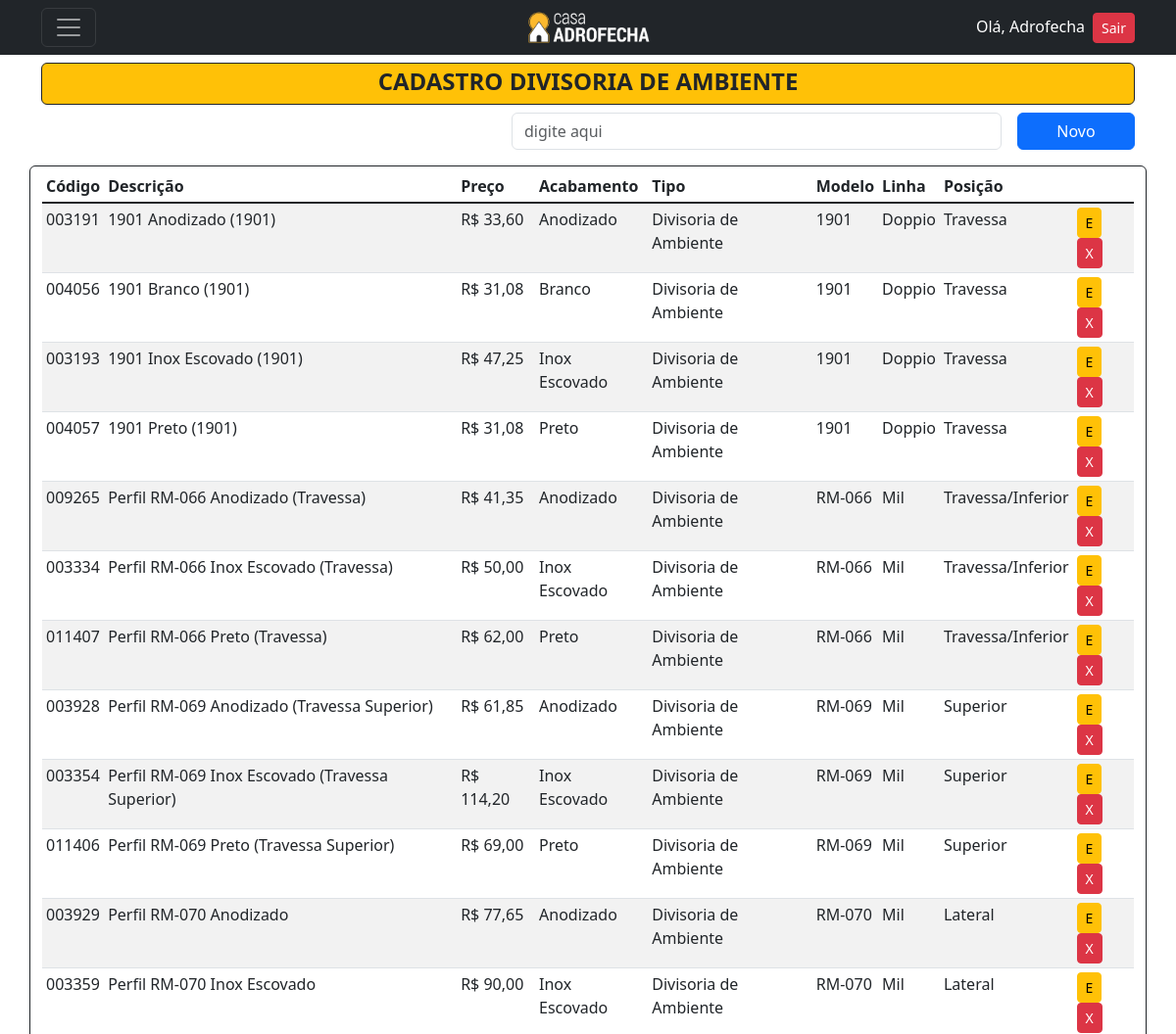
Page /listar/divisoriaambiente/ (signed in, upper part) on the earlier database version.
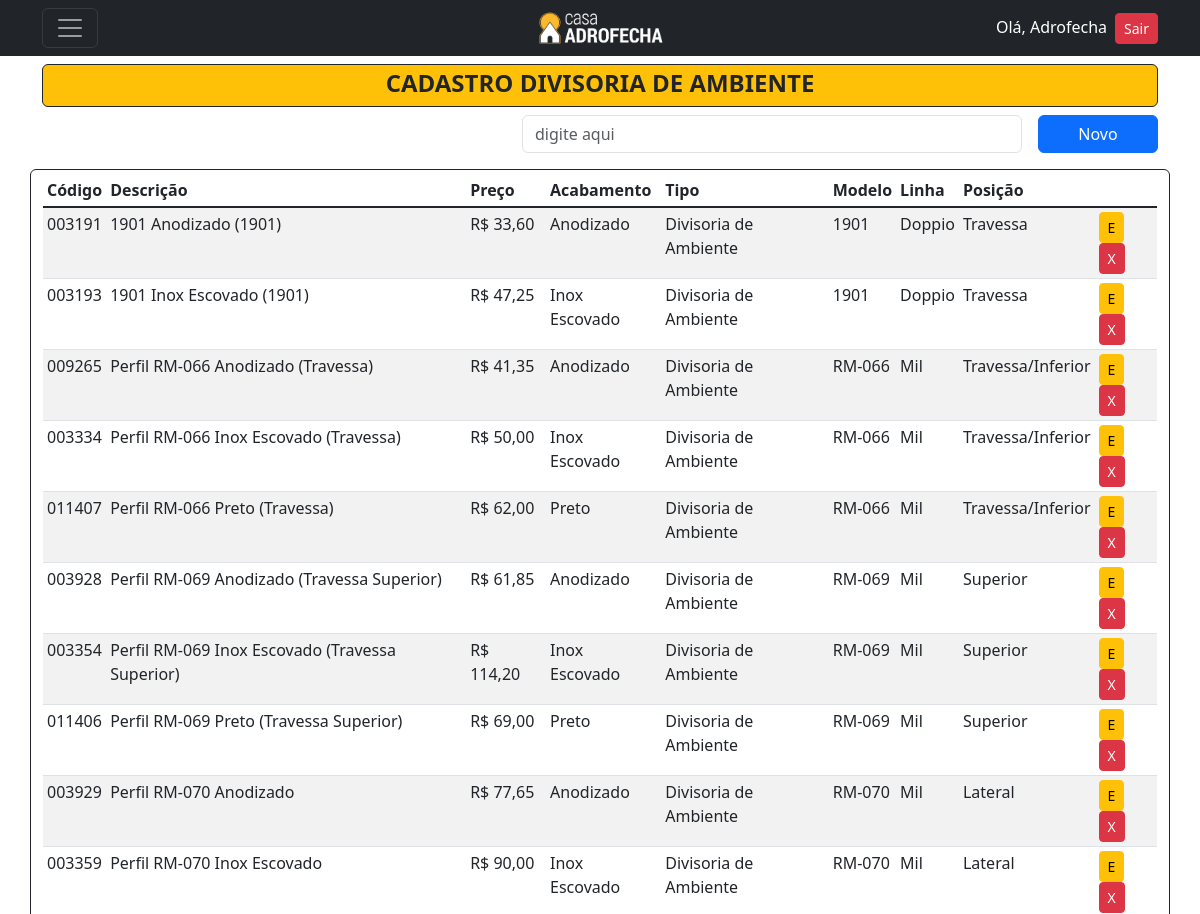
Same page on the later database version.
### cadastros/models.py (models this page shows, shortened)
class DivisoriaAmbiente(models.Model):
    codigo = models.CharField(max_length=6, verbose_name="Código", unique=True)
    descricao = models.CharField(max_length=150, verbose_name="Descrição")
    preco = models.DecimalField(decimal_places=2, max_digits=5, verbose_name="Preço")
    acabamento = models.ForeignKey(Acabamento, on_delete=models.PROTECT)
    tipo = models.ForeignKey(Tipo, on_delete=models.PROTECT)
    modelo = models.ForeignKey(ModeloDivisoriaAmbiente, on_delete=models.PROTECT)
    linha = models.CharField(choices=LINHA, max_length=50)
    posicao = models.CharField(choices=POSICAODIVISORIA, max_length=50)
    class Meta:
        verbose_name = 'Perfil Divisoria Ambiente'
        verbose_name_plural = 'Perfis Divisorias Ambiente'
        ordering = ["descricao"]

class Acabamento(models.Model):
    acabamento = models.CharField(max_length=50, unique=True)
    codigo_rgb = models.CharField(max_length=15, verbose_name="Código RGB",)
    class Meta:
        verbose_name = 'Acabamento'
        verbose_name_plural = 'Acabamentos'
        ordering = ["acabamento"]
    def __str__(self):
        return self.acabamento

class Tipo(models.Model):
    tipo = models.CharField(max_length=30, unique=True)
    class Meta:
        ordering = ["tipo"]
    def __str__(self):
        return self.tipo

class ModeloDivisoriaAmbiente(models.Model):
    modelo = models.CharField(max_length=10, unique=True)
    class Meta:
        verbose_name = 'Modelo Divisoria Ambiente'
        verbose_name_plural = 'Modelos Divisorias Ambiente'
        ordering = ["modelo"]
    def __str__(self):
        return self.modelo

### cadastros/views.py (the view)
# urls.py: path('listar/divisoriaambiente/', DivisoriaAmbienteList.as_view(), name='listar-divisoriaambiente'),
class DivisoriaAmbienteList(LoginRequiredMixin,PermissionRequiredMixin, ListView):
    model = DivisoriaAmbiente
    template_name = 'cadastros/listas/DivisoriaAmbiente.html'
    permission_required = 'cadastros.view_divisoriaambiente'

### cadastros/templates/cadastros/listas/DivisoriaAmbiente.html (shortened to what this page needs)
{% extends 'base.html' %}
{% block content %}
<header class="mt-5">
  <div>
      <div class="bg-warning rounded text-dark border border-dark pt-1 d-flex align-items-center justify-content-center">
        <h4><strong>CADASTRO DIVISORIA DE AMBIENTE</strong></h4>
      </div>
      <div class="mt-2 d-flex align-items-center justify-content-end">
          <input type="email" class="form-control me-3" style="width: 500px;"  placeholder="digite aqui">
          <a href="{% url 'cadastrar-divisoriaambiente' %}" style="width: 120px;" class="btn btn-primary bg-primary">Novo</a>
      </div>
  </div>
</header>
<div class="mt-3">
  <div class="row">
      <div class="border border-dark rounded container">
          <table class="mt-1 table table-sm table-striped">
            <thead>
              <tr>
                <th scope="col ">Código</th>
                <th scope="col ">Descrição</th>
                <th scope="col ">Preço</th>
                <th scope="col ">Acabamento</th>
                <th scope="col ">Tipo</th>
                <th scope="col ">Modelo</th>
                <th scope="col ">Linha</th>
                <th scope="col ">Posição</th>
              </tr>
            </thead>
            <tbody class="table-group-divider ">
                {% for divisoriaambiente in object_list %}
                <tr>
                    <td>{{ divisoriaambiente.codigo }}</td>
                    <td>{{ divisoriaambiente.descricao }}</td>
                    <td>R$ {{ divisoriaambiente.preco }}</td>
                    <td>{{ divisoriaambiente.acabamento }}</td>
                    <td>{{ divisoriaambiente.tipo }}</td>
                    <td>{{ divisoriaambiente.modelo }}</td>
                    <td>{{ divisoriaambiente.linha }}</td>
                    <td>{{ divisoriaambiente.posicao }}</td>
                    <td>
                        <a href="{% url 'editar-divisoriaambiente' divisoriaambiente.pk %}" class="btn btn-warning btn-sm" title="Editar">E</a>
                        <a href="{% url 'excluir-divisoriaambiente' divisoriaambiente.pk %}" class="btn btn-danger btn-sm" title="Excluir">X</a>
                    </td>
                </tr>
                {% empty %}
                    <tr>
                        <td colspan="9">Nenhuma Divisoria de Ambiente cadastrada</td>
                    </tr>
                {% endfor %}
            </tbody>
          </table>
      </div>
  </div>
</div>
{% endblock %}

Differences in the rows shown:
removed DivisoriaAmbiente: codigo "004056", descricao "1901 Branco (1901)", preco "31,08", acabamento "Branco", tipo "Divisoria de Ambiente", modelo "1901", linha "Doppio", posicao "Travessa"
removed DivisoriaAmbiente: codigo "004057", descricao "1901 Preto (1901)", preco "31,08", acabamento "Preto", tipo "Divisoria de Ambiente", modelo "1901", linha "Doppio", posicao "Travessa"
